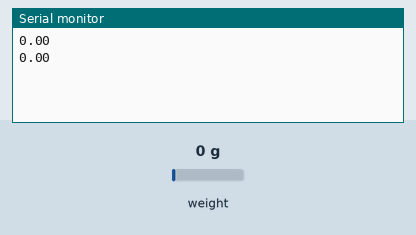
Recording of a sketch running on a simulated Arduino Uno, built with avr-gcc and run on an emulated ATmega328P. Parts: the last lines printed to the serial monitor. The test bench sets the inputs (shaded band); at power-on: weight on the scale 0 g.

Above: at 2.0 s.
2.1 s: weight on the scale set to 100 g
At 3.2 s:
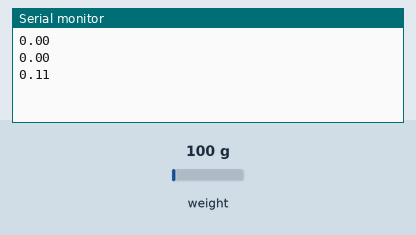
3.6 s: weight on the scale set to 1250 g
At 5.2 s:
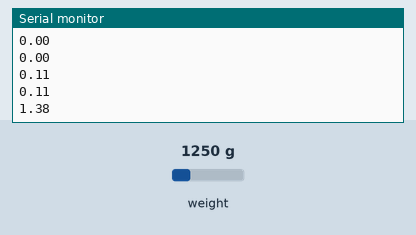
Timing chart, 0 to 6.7 s (numbered marks = the images above; inputs shaded):
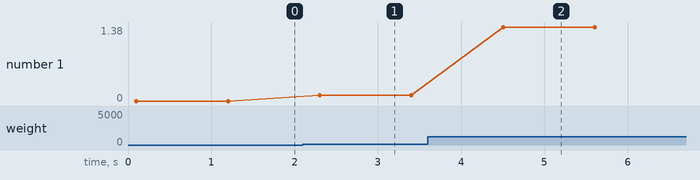

Measured:
- after the input at 2.1 s, the serial monitor: prints a new line after 0.20 s (image 1)
- after the input at 3.6 s, the serial monitor: prints a new line after 0.90 s (image 2)
- plotted number 1: 0 → 0.11 after the input at 2.1 s, 0.11 → 1.38 after the input at 3.6 s

The sketch:

load_cell_scale_kilos.ino
```cpp
#include "HX711.h"

// HX711 circuit wiring
const int LOADCELL_DOUT_PIN = 12;
const int LOADCELL_SCK_PIN = 13;

HX711 scale;

void setup() {
  Serial.begin(9600);
  scale.begin(LOADCELL_DOUT_PIN, LOADCELL_SCK_PIN);
}

void loop() {

  if (scale.is_ready()) {
    double reading = scale.read();
    double kg_1 = 381783.96556755184;

    double weight_in_kilos = reading / kg_1;
    ///Serial.print("HX711 reading: ");
    //Serial.println(reading);
    Serial.println(weight_in_kilos);


  delay(1000);
}

}
```
